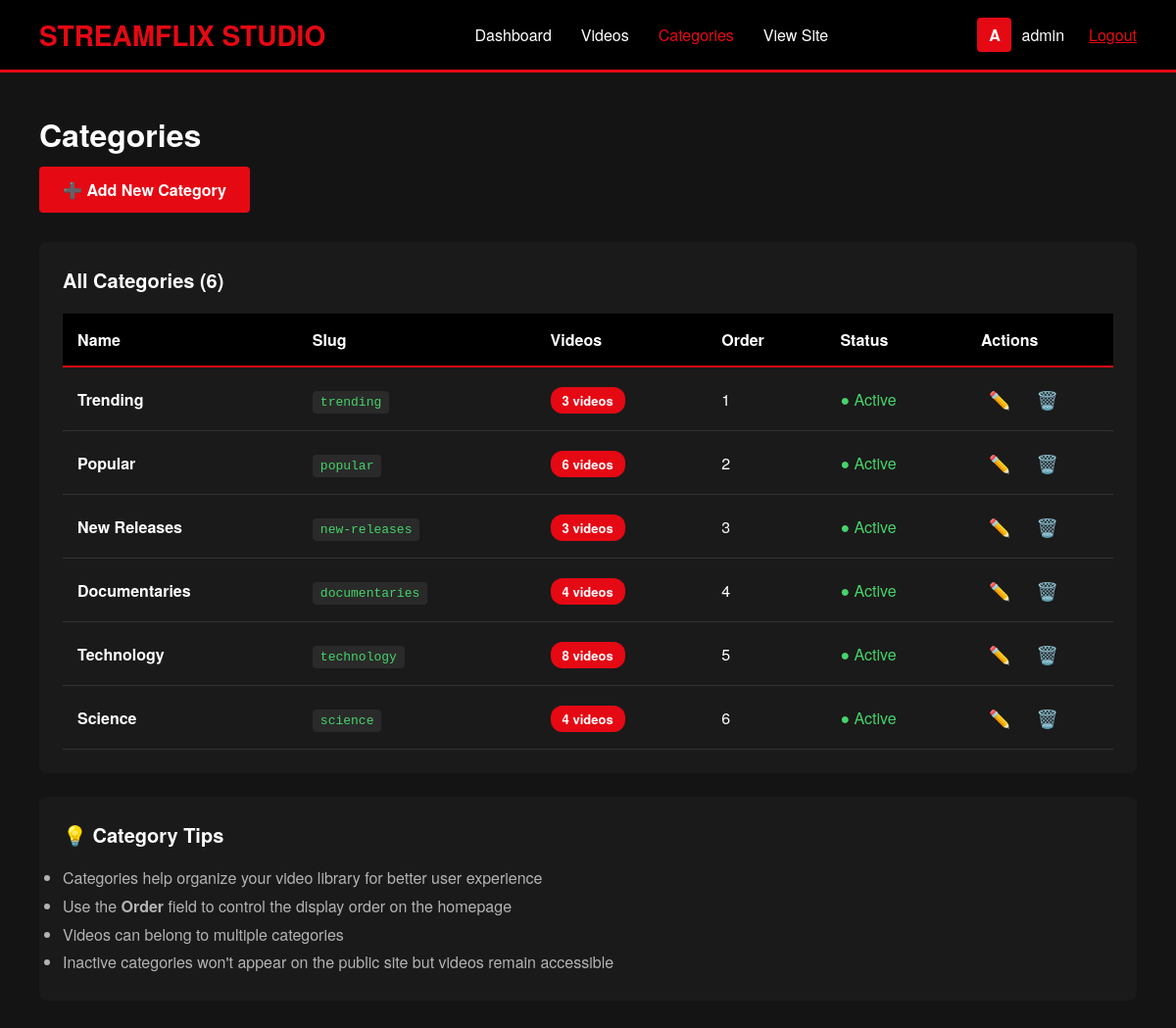
The app's page /content-manager/categories/ (signed in) with its own data.
### netflix/models.py (models this page shows, shortened)
class Category(models.Model):
    name = models.CharField(max_length=100, unique=True)
    slug = models.SlugField(max_length=100, unique=True)
    description = models.TextField(blank=True)
    order = models.IntegerField(default=0, help_text="Display order on homepage (lower numbers first)")
    is_active = models.BooleanField(default=True)
    created_at = models.DateTimeField(auto_now_add=True)
    class Meta:
        verbose_name_plural = "Categories"
        ordering = ['order', 'name']

### netflix/admin_views.py (the view)
# urls.py: path('content-manager/categories/', admin_views.admin_category_list, name='admin_category_list'),
@login_required
@user_passes_test(is_staff_user)
def admin_category_list(request):
    categories = Category.objects.annotate(
        video_count=Count('videos')
    ).order_by('order', 'name')
    context = {'categories': categories}
    return render(request, 'netflix/admin/category_list.html', context)

### netflix/admin_views.py (called while the page is built)
def is_staff_user(user):
    return user.is_staff or user.is_superuser

### netflix/templates/netflix/admin/category_list.html (shortened to what this page needs)
{% extends 'netflix/admin/base.html' %}
{% block content %}
<div class="admin-header">
    <h1 class="admin-title">Categories</h1>
    <a href="{% url 'netflix:admin_category_add' %}" class="btn btn-primary">➕ Add New Category</a>
</div>
<div class="admin-card">
    <h2 class="admin-card-title">All Categories ({{ categories|length }})</h2>
    {% if categories %}
    <table class="admin-table">
        <thead>
            <tr>
                <th>Name</th>
                <th>Slug</th>
                <th>Videos</th>
                <th>Order</th>
                <th>Status</th>
                <th style="width: 150px;">Actions</th>
            </tr>
        </thead>
        <tbody>
            {% for category in categories %}
            <tr>
                <td><strong>{{ category.name }}</strong></td>
                <td><code style="background: #2a2a2a; padding: 4px 8px; border-radius: 4px; color: #46d369;">{{ category.slug }}</code></td>
                <td>
                    <span style="background: #E50914; color: white; padding: 4px 12px; border-radius: 12px; font-weight: bold; font-size: 13px;">
                        {{ category.video_count }} video{{ category.video_count|pluralize }}
                    </span>
                </td>
                <td>{{ category.order }}</td>
                <td>
                    {% if category.is_active %}
                    <span style="color: #46d369;">● Active</span>
                    {% else %}
                    <span style="color: #8c8c8c;">● Inactive</span>
                    {% endif %}
                </td>
                <td>
                    <div class="table-actions">
                        <a href="{% url 'netflix:admin_category_edit' category.id %}" class="btn-action" title="Edit">
                            ✏️
                        </a>
                        <a href="{% url 'netflix:admin_category_delete' category.id %}"
                           class="btn-action"
                           onclick="return confirm('Are you sure you want to delete {{ category.name }}? This will not delete the videos.');"
                           title="Delete">
                            🗑️
                        </a>
                    </div>
                </td>
            </tr>
            {% endfor %}
        </tbody>
    </table>
    {% else %}
    <p style="color: #8c8c8c; text-align: center; padding: 40px 0;">
        No categories yet. Click "Add New Category" to create your first category!
    </p>
    {% endif %}
</div>
{% if categories %}
<div class="admin-card" style="margin-top: 24px;">
    <h2 class="admin-card-title">💡 Category Tips</h2>
    <ul style="color: #b3b3b3; line-height: 1.8;">
        <li>Categories help organize your video library for better user experience</li>
        <li>Use the <strong>Order</strong> field to control the display order on the homepage</li>
        <li>Videos can belong to multiple categories</li>
        <li>Inactive categories won't appear on the public site but videos remain accessible</li>
    </ul>
</div>
{% endif %}
{% endblock %}

### netflix/templates/netflix/admin/base.html (shortened to what this page needs)
<!DOCTYPE html>
<html lang="en">
<head>
</head>
<body>
    <nav class="admin-nav">
        <a href="{% url 'netflix:admin_dashboard' %}" class="admin-logo">STREAMFLIX STUDIO</a>
        <ul class="admin-menu">
            <li><a href="{% url 'netflix:admin_dashboard' %}" {% if request.resolver_match.url_name == 'admin_dashboard' %}class="active"{% endif %}>Dashboard</a></li>
            <li><a href="{% url 'netflix:admin_video_list' %}" {% if 'video' in request.resolver_match.url_name %}class="active"{% endif %}>Videos</a></li>
            <li><a href="{% url 'netflix:admin_category_list' %}" {% if 'category' in request.resolver_match.url_name %}class="active"{% endif %}>Categories</a></li>
            <li><a href="{% url 'netflix:home' %}">View Site</a></li>
        </ul>
        <div class="admin-user">
            <div class="admin-user-icon">{{ request.user.username|first|upper }}</div>
            <span>{{ request.user.username }}</span>
            <a href="{% url 'netflix:logout' %}" style="margin-left: 15px; color: #E50914;">Logout</a>
        </div>
    </nav>
    <div class="admin-container">
        {% block content %}
        {% endblock %}
    </div>
</body>
</html>

### records on screen
Category: name "Trending", slug "trending", video_count "3", order "1", is_active "● Active"
Category: name "Popular", slug "popular", video_count "6", order "2", is_active "● Active"
Category: name "New Releases", slug "new-releases", video_count "3", order "3", is_active "● Active"
Category: name "Documentaries", slug "documentaries", video_count "4", order "4", is_active "● Active"
Category: name "Technology", slug "technology", video_count "8", order "5", is_active "● Active"
Category: name "Science", slug "science", video_count "4", order "6", is_active "● Active"

### other values on screen
{{ request.user.username|first|upper }} "A"
{{ request.user.username }} "admin"
{{ categories|length }} "6"
